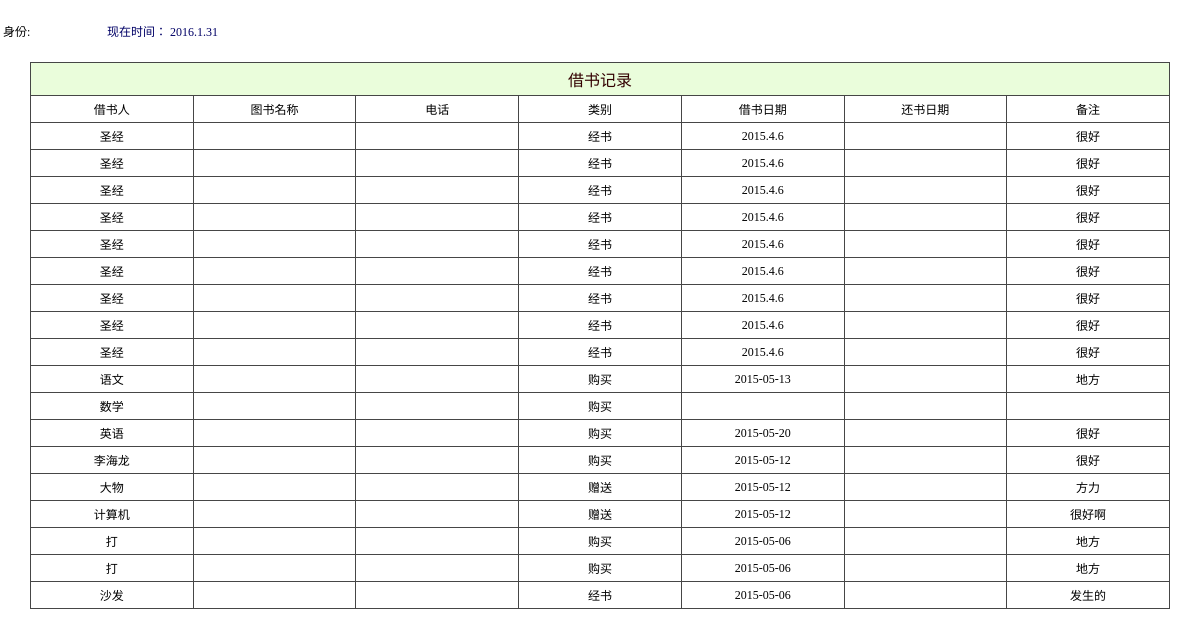
The app's page /admin/book_select.php with its own data.
### tables this page shows
CREATE TABLE IF NOT EXISTS `book` (
  `Bid` int(4) NOT NULL AUTO_INCREMENT,
  `name` varchar(18) NOT NULL,
  `author` varchar(18) NOT NULL,
  `price` varchar(10) NOT NULL,
  `class` varchar(9) NOT NULL,
  `pubplace` varchar(9) NOT NULL,
  `pubdate` varchar(20) NOT NULL,
  `storedate` varchar(20) NOT NULL,
  `remark` varchar(38) NOT NULL,
  `num` varchar(20) NOT NULL,
  `source` varchar(20) NOT NULL,
  PRIMARY KEY (`Bid`)
);

### admin/book_select.php (the view, shortened to what this page needs)
<?php
    $query="select * from admin where username='$_SESSION[username]'";
	$result=mysql_query($query);
            $row = mysql_fetch_array($result);
?>
<!DOCTYPE html PUBLIC "-//W3C//DTD XHTML 1.0 Transitional//EN" "http://www.w3.org/TR/xhtml1/DTD/xhtml1-transitional.dtd">
<html xmlns="http://www.w3.org/1999/xhtml">
<head>
<link href="../css/css.css" rel="stylesheet" type="text/css" />
<link href="../css/style.css" rel="stylesheet" type="text/css" />
</head>
<body>
<table width="100%" border="0" cellspacing="0" cellpadding="0">
  <tr>
    <td height="30">      <table width="100%" border="0" cellspacing="0" cellpadding="0">
        <tr>
          <td height="62" background="../images/nav04.gif">
		   <table width="428" border="0">
             <tr>
               <td width="41">身份:</td>
               <td width="55"><span class="button"><?php echo($row["list"]);?></span></td>
               <td width="318"><a href="#" onclick="sousuo()"id="navmenu">
 现在时间：
</a></td>
             </tr>
           </table></td>
        </tr>
    </table></td></tr>
  <tr>
    <td><table id="subtree1" style="DISPLAY: " width="100%" border="0" cellspacing="0" cellpadding="0">
        <tr>
          <td><table width="95%" border="0" align="center" cellpadding="0" cellspacing="0">
              <tr>
                <td height="40" class="font42">
				<table width="100%" border="0" cellpadding="4" cellspacing="1" bgcolor="#464646" class="newfont03">
				 <tr class="CTitle" >
                    	<td height="22" colspan="13" align="center" class="select_tr STYLE2" style="font-size:16px">借书记录</td>
                  </tr>
				  <tr bgcolor="#FFFFFF" style="text-align:center">
				   <td width="7%" >借书人</td>
				    <td width="9%" >图书名称</td>
				    <td width="7%" >电话</td>
				    <td width="7%">类别</td>
                    <td width="10%">借书日期</td>
                    <td width="10%">还书日期</td>
                    <td width="10%">备注</td>
				  </tr>
	<?php
	$sql="select * from book where num =0";
	$query=mysql_query($sql);
	while ($row = mysql_fetch_array($query)) {
	?>
			  <tr bgcolor="#FFFFFF" style="text-align:center">
				    <td width="10%" ><?php echo ($row["name"]); ?></td>
				    <td width="10%" ><?php echo ($row["bookname"]); ?></td>
				    <td width="10%" ><?php echo ($row["tel"]); ?></td>
				    <td width="10%" ><?php echo ($row["class"]); ?></td>
				    <td width="10%"><?php echo ($row["storedate"]); ?></td>
                    <td width="10%"><?php echo ($row["returndate"]); ?></td>
                    <td width="10%"><?php echo ($row["remark"]); ?></td>
				  </tr>
<?php
}
?>  </tr>
            </table></td>
        </tr>
      </table>
      <table width="95%" border="0" align="center" cellpadding="0" cellspacing="0">
        <tr>
          <td height="6"><img src="../images/spacer.gif" width="1" height="1" /></td>
        </tr>
        <tr>
          <td height="33">&nbsp;</td>
        </tr>
      </table></td>
  </tr>
</table>
</body>
</html>

### css/css.css (style rules this page uses)
.newfont03 { font-family: "����"; font-size: 12px; color: #000000; text-decoration: none; }

### css/style.css (style rules this page uses)
body { margin:0px; }
html { scrollbar-face-color:#CCD0DB; scrollbar-highlight-color:#fff; scrollbar-shadow-color:#fff; scrollbar-3dlight-color:#6795B4; scrollbar-arrow-color:#20669A; scrollbar-track-color:#fff; scrollbar-darkshadow-color:#6795B4; border:0; }
html { overflow-x: hidden; overflow-y: auto; }
TD { font-size: 12px; }
a:link,a:visited { text-decoration:none; color:#006; }
.CTitle { background:#6795B4; padding:5px; text-align:left; color:#FFFFFF; font-size:13px; font-family: Verdana, Arial, Helvetica, sans-serif; }
.select_tr { background-color: #EAFDDB; }

### admin/book_select.php (style rules this page uses)
html { overflow-x: auto; overflow-y: auto; border:0; }

### records on screen
book: name "圣经", class "经书", storedate "2015.4.6", remark "很好"
book: name "圣经", class "经书", storedate "2015.4.6", remark "很好"
book: name "圣经", class "经书", storedate "2015.4.6", remark "很好"
book: name "圣经", class "经书", storedate "2015.4.6", remark "很好"
book: name "圣经", class "经书", storedate "2015.4.6", remark "很好"
book: name "圣经", class "经书", storedate "2015.4.6", remark "很好"
book: name "圣经", class "经书", storedate "2015.4.6", remark "很好"
book: name "圣经", class "经书", storedate "2015.4.6", remark "很好"
book: name "圣经", class "经书", storedate "2015.4.6", remark "很好"
book: name "语文", class "购买", storedate "2015-05-13", remark "地方"
book: name "数学", class "购买"
book: name "英语", class "购买", storedate "2015-05-20", remark "很好"
book: name "李海龙", class "购买", storedate "2015-05-12", remark "很好"
book: name "大物", class "赠送", storedate "2015-05-12", remark "方力"
book: name "计算机", class "赠送", storedate "2015-05-12", remark "很好啊"
book: name "打", class "购买", storedate "2015-05-06", remark "地方"
book: name "打", class "购买", storedate "2015-05-06", remark "地方"
book: name "沙发", class "经书", storedate "2015-05-06", remark "发生的"
